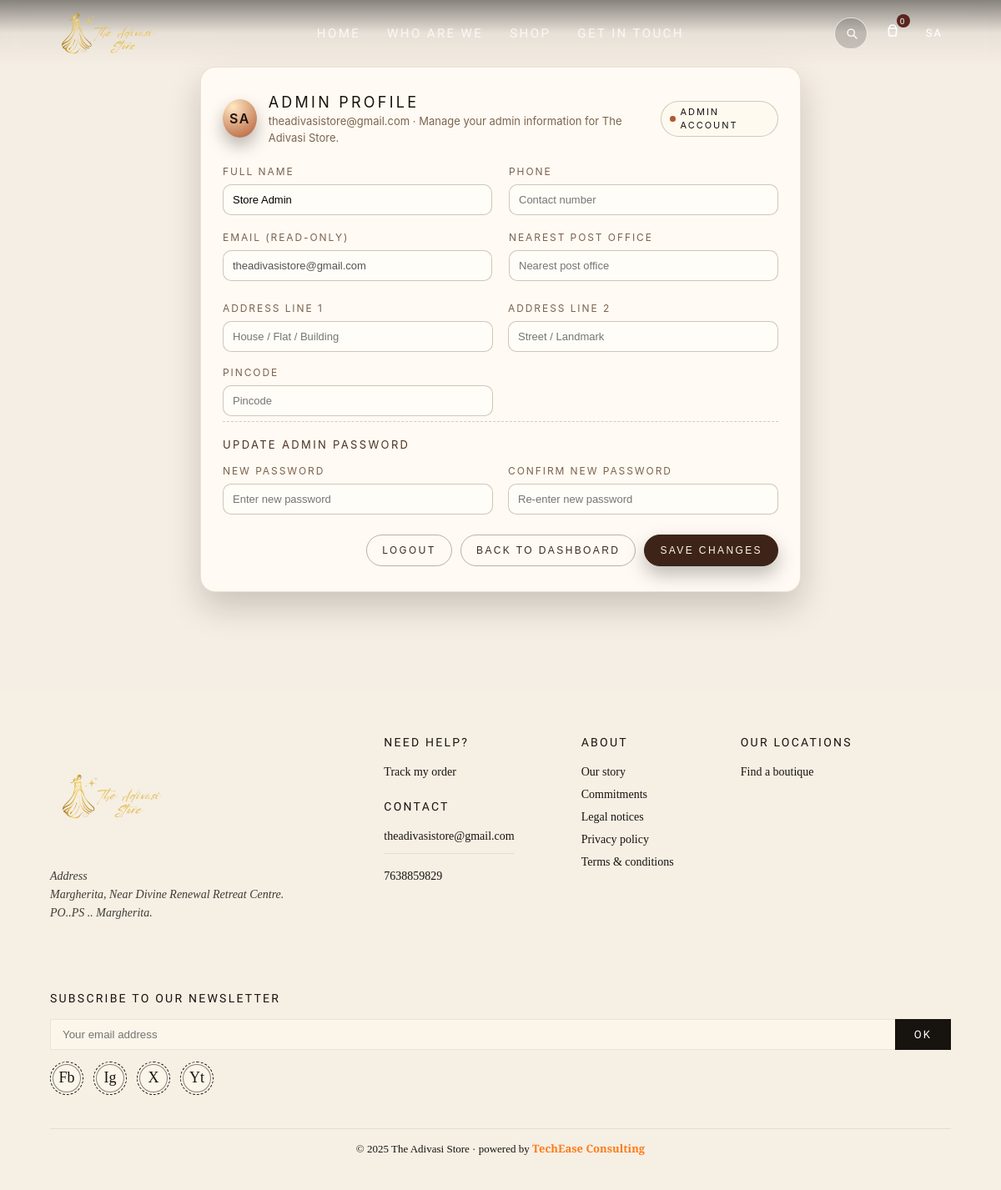
Screenshot of /admin/profile (signed in) with the database file from the repository.
### app.py (models this page shows, shortened)
class User(UserMixin, db.Model):
    id = db.Column(db.Integer, primary_key=True)
    email = db.Column(db.String(150), unique=True, nullable=False)
    name = db.Column(db.String(150))
    password_hash = db.Column(db.String(255), nullable=False)
    is_admin = db.Column(db.Boolean, default=False)
    phone = db.Column(db.String(30))
    nearest_post_office = db.Column(db.String(150))
    pincode = db.Column(db.String(20))
    address_line1 = db.Column(db.String(255))
    address_line2 = db.Column(db.String(255))
    created_at = db.Column(db.DateTime, default=datetime.utcnow)
    @property
    def initials(self):
        if self.name:
            parts = self.name.strip().split()
            if len(parts) == 1:
                return parts[0][:2].upper()
            return (parts[0][0] + parts[-1][0]).upper()
        return (self.email[:2] if self.email else "GU").upper()

### app.py (the view, shortened to what this page needs)
@app.route("/admin/profile", methods=["GET", "POST"])
@admin_required
def admin_profile():
    admin_user = current_user
    return render_template("admin_profile.html", admin_user=admin_user)

### app.py (called while the page is built, shortened)
@login_manager.user_loader
def load_user(user_id):
    return User.query.get(int(user_id))

@app.context_processor
def inject_cart_info():
    cart_count = 0
    cart_just_added = session.pop("cart_just_added", False)
    return dict(
        cart_count=int(cart_count),
        cart_just_added=bool(cart_just_added),
    )

def admin_required(fn):
    from functools import wraps
    @wraps(fn)
    def wrapper(*args, **kwargs):
        if not current_user.is_authenticated or not current_user.is_admin:
            flash("Admin access only.", "error")
            return redirect(url_for("login"))
        return fn(*args, **kwargs)
    return wrapper

### templates/admin_profile.html (shortened to what this page needs)
{% extends "base.html" %}
{% block content %}
<main class="section admin-profile-page">
  <section class="admin-profile-card">
    <header class="admin-profile-header">
      <div class="admin-profile-meta">
        <div class="admin-avatar">
          {{ admin_user.initials }}
        </div>
        <div>
          <div class="admin-profile-title">Admin Profile</div>
          <div class="admin-profile-sub">
            {{ admin_user.email }} · Manage your admin information for The Adivasi Store.
          </div>
        </div>
      </div>
      <div class="admin-badge">
        <span class="admin-badge-dot"></span>
        ADMIN ACCOUNT
      </div>
    </header>
    <form method="POST" action="{{ url_for('admin_profile') }}">
      <div class="admin-profile-grid">
        <div class="admin-form-group">
          <label for="name">Full Name</label>
          <input
            type="text"
            id="name"
            name="name"
            value="{{ admin_user.name or '' }}"
            placeholder="Admin name">
        </div>
        <div class="admin-form-group">
          <label for="phone">Phone</label>
          <input
            type="text"
            id="phone"
            name="phone"
            value="{{ admin_user.phone or '' }}"
            placeholder="Contact number">
        </div>
        <div class="admin-form-group">
          <label>Email (read-only)</label>
          <input
            type="email"
            value="{{ admin_user.email }}"
            disabled>
        </div>
        <div class="admin-form-group">
          <label for="nearest_post_office">Nearest Post Office</label>
          <input
            type="text"
            id="nearest_post_office"
            name="nearest_post_office"
            value="{{ admin_user.nearest_post_office or '' }}"
            placeholder="Nearest post office">
        </div>
      </div>
      <div class="admin-address">
        <div class="admin-form-group">
          <label for="address_line1">Address line 1</label>
          <input
            type="text"
            id="address_line1"
            name="address_line1"
            value="{{ admin_user.address_line1 or '' }}"
            placeholder="House / Flat / Building">
        </div>
        <div class="admin-form-group">
          <label for="address_line2">Address line 2</label>
          <input
            type="text"
            id="address_line2"
            name="address_line2"
            value="{{ admin_user.address_line2 or '' }}"
            placeholder="Street / Landmark">
        </div>
        <div class="admin-form-group">
          <label for="pincode">Pincode</label>
          <input
            type="text"
            id="pincode"
            name="pincode"
            value="{{ admin_user.pincode or '' }}"
            placeholder="Pincode">
        </div>
      </div>
      <div class="admin-password-panel">
        <div class="admin-password-title">Update admin password</div>
        <div class="admin-password-grid">
          <div class="admin-form-group">
            <label for="new_password">New password</label>
            <input
              type="password"
              id="new_password"
              name="new_password"
              placeholder="Enter new password">
          </div>
          <div class="admin-form-group">
            <label for="confirm_password">Confirm new password</label>
            <input
              type="password"
              id="confirm_password"
              name="confirm_password"
              placeholder="Re-enter new password">
          </div>
        </div>
      </div>
<div class="admin-actions">
    <a href="{{ url_for('logout') }}" class="btn-admin-secondary">
        Logout
    </a>
    <button type="button" class="btn-admin-secondary"
            onclick="window.location.href='{{ url_for('admin_dashboard') }}'">
        Back to Dashboard
    </button>
    <button type="submit" class="btn-admin-primary">
        Save Changes
    </button>
</div>
    </form>
  </section>
</main>
{% endblock %}

### templates/base.html (shortened to what this page needs)
<!DOCTYPE html>
<html lang="en">
<head>
  <link rel="stylesheet"
        href="https://cdnjs.cloudflare.com/ajax/libs/font-awesome/6.5.1/css/all.min.css"
 />
</head>
<body>
  <header class="site-header" id="site-header">
    <div class="site-logo">
      <a href="{{ url_for('home') }}" aria-label="Go to Home">
        <img src="{{ url_for('static', filename='images/logo22.png') }}" alt="Brand Logo">
      </a>
    </div>
    <nav class="nav-main" aria-label="Main navigation">
      <ul class="nav-links">
        <li><a href="/home">Home</a></li>
        <li><a href="/about">WHO ARE WE</a></li>
        <li><a href="/shop">Shop</a></li>
        <li><a href="/contact">Get In Touch</a></li>
      </ul>
    </nav>
    <div class="nav-actions">
      <div class="nav-search" id="nav-search">
        <button class="search-icon" id="search-button" aria-label="Search">
          <svg viewBox="0 0 24 24" aria-hidden="true">
            <circle cx="11" cy="11" r="5.5"></circle>
            <line x1="15" y1="15" x2="20" y2="20"></line>
          </svg>
        </button>
      </div>
      <div class="nav-cart" title="Cart" data-count="{{ cart_count }}">
        <svg viewBox="0 0 24 24" aria-hidden="true">
          <path d="M8 9c0-2.2 1.8-4 4-4s4 1.8 4 4"></path>
          <path d="M7 9h10l-1 9H8L7 9z"></path>
        </svg>
      </div>
      <div class="nav-login">
        {% if current_user.is_authenticated %}
          <a href="{{ url_for('profile') }}">
            <span>{{ current_user.initials }}</span>
          </a>
        {% else %}
          <a href="{{ url_for('login') }}">
            <span>Login</span>
          </a>
        {% endif %}
      </div>
    </div>
  </header>
  {% block content %}{% endblock %}
  <footer class="site-footer">
    <div class="footer-top">
      <div class="footer-logo">
        <a href="{{ url_for('home') }}" aria-label="Go to Home">
          <img src="{{ url_for('static', filename='images/logo22.png') }}" alt="Brand Footer Logo">
        </a>
        <div class="footer-address">
          <em>
            Address<br>
            Margherita, Near Divine Renewal Retreat Centre.<br>
            PO..PS .. Margherita.
          </em>
        </div>
      </div>
      <div class="footer-column">
        <div class="footer-column-title">Need Help?</div>
        <ul>
          <li><a href="{{ url_for('my_orders') }}">Track my order</a></li>
        </ul>
        <br>
        <div class="footer-column-title">Contact</div>
        <ul>
          <li><a href="mailto:theadivasistore@gmail.com">theadivasistore@gmail.com</a></li>
        </ul>
        <ul class="footer-contact-extra">
          <li><a href="tel:7638859829">7638859829</a></li>
        </ul>
      </div>
      <div class="footer-column">
        <div class="footer-column-title">About</div>
        <ul>
          <li><a href="#">Our story</a></li>
          <li><a href="#">Commitments</a></li>
          <li><a href="#">Legal notices</a></li>
          <li><a href="#">Privacy policy</a></li>
          <li><a href="#">Terms &amp; conditions</a></li>
        </ul>
      </div>
      <div class="footer-column">
        <div class="footer-column-title">Our Locations</div>
        <ul>
          <li><a href="#">Find a boutique</a></li>
        </ul>
      </div>
      <div class="footer-newsletter">
        <div class="footer-column-title">Subscribe to our Newsletter</div>
        <div class="footer-newsletter-input">
          <input type="email" placeholder="Your email address">
          <button type="button">OK</button>
        </div>
        <div class="footer-socials">
          <a href="#" class="social-badge">Fb</a>
          <a href="#" class="social-badge">Ig</a>
          <a href="#" class="social-badge">X</a>
          <a href="#" class="social-badge">Yt</a>
        </div>
      </div>
    </div>
    <div class="footer-bottom">
      <span>
  &copy; 2025 The Adivasi Store · powered by
  <a href="https://techeaseconsulting.com/"
     target="_blank"
     rel="noopener noreferrer"
     class="funky-link">
    TechEase Consulting
  </a>
</span>
    </div>
  </footer>
</body>
</html>

### templates/admin_profile.html (style rules this page uses)
.admin-profile-page { padding: 80px 20px 120px; background: #f5eee4; display: flex; justify-content: center; font-family: "Inter", system-ui, -apple-system, BlinkMacSystemFont, "Segoe UI", sans-serif; }
.admin-profile-card { width: 100%; max-width: 720px; background: #fffaf3; border-radius: 18px; box-shadow: 0 18px 40px rgba(0,0,0,0.18); border: 1px solid rgba(157,122,86,0.2); padding: 28px 26px 30px; }
.admin-profile-header { display: flex; align-items: center; justify-content: space-between; gap: 18px; margin-bottom: 22px; }
.admin-profile-meta { display: flex; align-items: center; gap: 14px; }
.admin-avatar { width: 46px; height: 46px; border-radius: 50%; background: radial-gradient(circle at 30% 20%, #ffe7c2, #b15a32); display: flex; align-items: center; justify-content: center; color: #20130f; font-weight: 600; letter-spacing: 0.08em; text-transform: uppercase; box-shadow: 0 10px 20px rgba(0,0,0,0.28); }
.admin-profile-title { font-size: 18px; letter-spacing: 0.18em; text-transform: uppercase; }
.admin-profile-sub { font-size: 13px; color: #7b6550; }
.admin-badge { display: inline-flex; align-items: center; gap: 6px; padding: 4px 10px; border-radius: 999px; border: 1px solid rgba(40,25,16,0.22); font-size: 11px; letter-spacing: 0.18em; text-transform: uppercase; background: rgba(255,250,240,0.9); }
.admin-badge-dot { width: 7px; height: 7px; border-radius: 50%; background: #b15a32; }
.admin-profile-grid { display: grid; grid-template-columns: repeat(2, minmax(0,1fr)); gap: 18px 20px; margin-bottom: 24px; }
.admin-form-group { display: flex; flex-direction: column; gap: 6px; }
.admin-form-group label { font-size: 12px; letter-spacing: 0.16em; text-transform: uppercase; color: #7a6350; }
.admin-form-group input, .admin-form-group textarea { border-radius: 10px; border: 1px solid rgba(96,70,45,0.3); padding: 10px 11px; font-size: 13px; background: #fffdf7; outline: none; }
.admin-address { grid-column: 1 / -1; display: grid; grid-template-columns: repeat(2, minmax(0,1fr)); gap: 16px 18px; }
.admin-password-panel { margin-top: 6px; padding-top: 18px; border-top: 1px dashed rgba(120,90,63,0.3); }
.admin-password-title { font-size: 13px; letter-spacing: 0.18em; text-transform: uppercase; margin-bottom: 12px; color: #4b3324; }
.admin-password-grid { display: grid; grid-template-columns: repeat(2, minmax(0,1fr)); gap: 16px 18px; }
.admin-actions { margin-top: 24px; display: flex; justify-content: flex-end; gap: 10px; }
.btn-admin-secondary, .btn-admin-primary { border-radius: 999px; padding: 9px 18px; font-size: 12px; letter-spacing: 0.2em; text-transform: uppercase; border: 1px solid transparent; cursor: pointer; }
.btn-admin-secondary { background: transparent; border-color: rgba(61,43,30,0.35); color: #3d2b1e; }
.btn-admin-primary { background: #3d2318; color: #fff7eb; border-color: #3d2318; box-shadow: 0 10px 22px rgba(0,0,0,0.26); }

### rows the page displays
User: initials "SA", email "theadivasistore@gmail.com", name "Store Admin"
